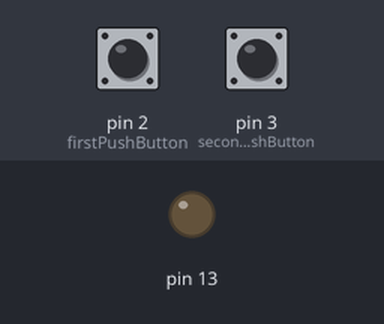
Bench run of a sketch on a simulated Arduino Uno, built with avr-gcc and run on an emulated ATmega328P. Parts: output pins drawn as LEDs (lit = HIGH). Dashed ring = blinking. The inputs (shaded band) are chosen by the test bench; at power-on: pin 3 (secondPushButton) LOW, pin 2 (firstPushButton) LOW.

Above: at 1.8 s.
1.9 s: pin 3 (secondPushButton) pulled HIGH for 3.2 s
At 2.4 s:
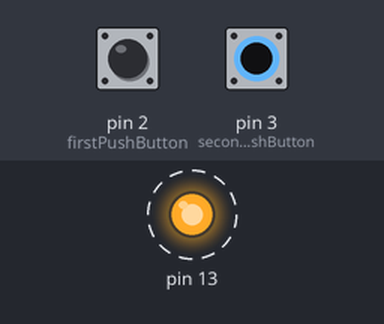
7.0 s: pin 2 (firstPushButton) pulled HIGH for 0.6 s
At 7.6 s:
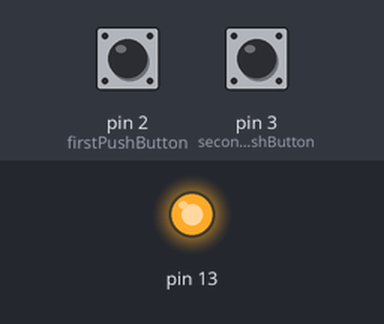
9.1 s: pin 3 (secondPushButton) pulled HIGH for 0.6 s
At 10.8 s:
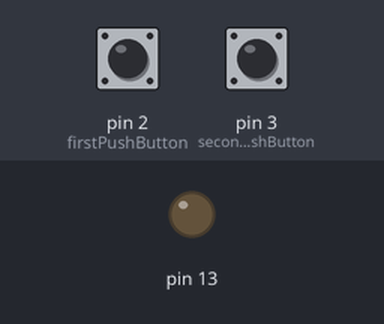
Timing chart, 0 to 12.3 s (numbered marks = the images above; inputs shaded):
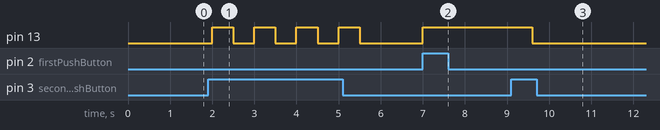

Measured:
- after the input at 1.9 s, pin 13: alternates HIGH for 0.50 s and LOW for 0.50 s, 8 changes in all, then stays LOW, starting after 0.10 s
- after the input at 7.0 s, pin 13: LOW → HIGH at once
- after the input at 9.1 s, pin 13: HIGH → LOW after 0.50 s

The sketch:

sketch_jan16a.ino
```cpp
// Name: 01_arduino.ino
// Purpose: blink led in 1/4 or 1/2 second or keep led on through two push button
// Note: See circuit in this article: https://www.arduino.cc/en/uploads/Tutorial/button.png - https://www.arduino.cc/en/Tutorial/DigitalReadSerial
// ----: the second button it has the same structure.
// Date: 16/01/2017 at 02:14 am
// Author: ENO

// digital pin 2 has a pushbutton attached to it. Give it a name:
int firstPushButton = 2;
int secondPushButton = 3;

// the setup routine runs once when you press reset:
void setup() {
  // initialize serial communication at 9600 bits per second:
  Serial.begin(9600);
  // make the pushbutton's pin an input:
  pinMode(firstPushButton, INPUT);
  pinMode(secondPushButton, INPUT);
  // initialize digital pin LED_BUILDTIN as an output:
  pinMode(13, OUTPUT);
}

// the loop routine runs over and over again forever:
void loop() {
  // read the input pin:
    int buttonFirstState = digitalRead(firstPushButton);
    int buttonSecondState = digitalRead(secondPushButton);
  // print out the state of the button:
    //Serial.print(buttonFirstState); // uncomment because I don't want print out in Serial Monitor
    //Serial.println(buttonSecondState); // uncomment because I don't want print out in Serial Monitor
    //delay(1); // delay in between reads for stability
  // if state equal zero the led turn off
    if (buttonFirstState == 1) {
      digitalWrite(13, HIGH); // turn the LED on (High is the voltage level)
    } else if (buttonSecondState == 1) {
      digitalWrite(13, HIGH);
      delay(500); // 1000 equal a second
      digitalWrite(13, LOW); // turn the LED off (LOW is the voltage level)
      delay(500);
    } else { // when none button it was press
      digitalWrite(12, HIGH);
      delay(250);
      digitalWrite(12, LOW); // turn the LED off (LOW is the voltage level)
      delay(250);
    }
}
```
